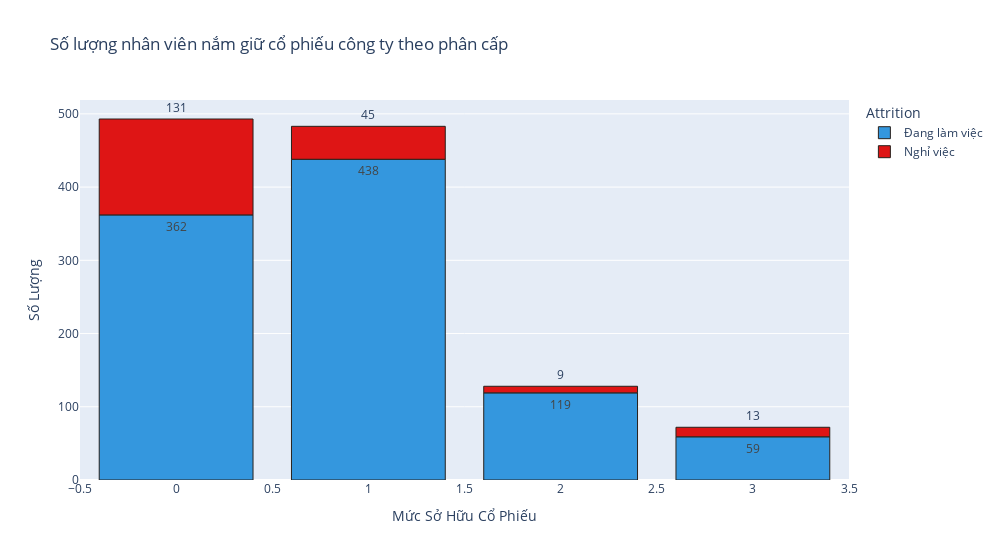

The notebook cell saved with this chart:
### Markdown cell above
Dựa vào các biểu đồ trên ta thấy:
- Phòng có tỉ lệ nghỉ việc nhiều nhất là phòng Kinh danh chiểm 20,6% trong tổng số 446 nhân viên.
- Kế tiếp là phòng Nhân sự chiếm 19% trong tổng số 63 nhân viên
- Và cuối cùng là phòng Nghiên cứu và Phát triển chiếm 13,8%  trong tổng số 961 nhân viên

### Code cell
stock_att=df.groupby(['StockOptionLevel','Attrition']).apply(lambda x:x['DailyRate'].count()).reset_index(name='Counts').replace({'No': 'Đang làm việc', 'Yes': 'Nghỉ việc'})
fig = px.bar(stock_att, x='StockOptionLevel', y='Counts', color='Attrition',
             title='Số lượng nhân viên nắm giữ cổ phiếu công ty theo phân cấp',
             width=1000,
             color_discrete_map={'Đang làm việc': '#3497DE', 'Nghỉ việc': "#DE1515"})

fig.update_layout(
    xaxis_title="Mức Sở Hữu Cổ Phiếu",
    yaxis_title="Số Lượng"
)

fig.update_traces(
    texttemplate='%{y:,.0f}',
    textposition='outside',
    marker_line=dict(width=1, color='#28221D')
)

fig.show()

### Figure 1 — Plotly figure (JSON) as saved in the notebook; plotly's stock layout.template omitted (floating-point values rounded to 4 significant figures)
{"data": [{"alignmentgroup": "True", "hovertemplate": "Attrition=Đang làm việc<br>StockOptionLevel=%{x}<br>Counts=%{y}<extra></extra>", "legendgroup": "Đang làm việc", "marker": {"color": "#3497DE", "line": {"color": "#28221D", "width": 1}, "pattern": {"shape": ""}}, "name": "Đang làm việc", "offsetgroup": "Đang làm việc", "orientation": "v", "showlegend": true, "textposition": "outside", "texttemplate": "%{y:,.0f}", "type": "bar", "x": [0, 1, 2, 3], "xaxis": "x", "y": [362, 438, 119, 59], "yaxis": "y"}, {"alignmentgroup": "True", "hovertemplate": "Attrition=Nghỉ việc<br>StockOptionLevel=%{x}<br>Counts=%{y}<extra></extra>", "legendgroup": "Nghỉ việc", "marker": {"color": "#DE1515", "line": {"color": "#28221D", "width": 1}, "pattern": {"shape": ""}}, "name": "Nghỉ việc", "offsetgroup": "Nghỉ việc", "orientation": "v", "showlegend": true, "textposition": "outside", "texttemplate": "%{y:,.0f}", "type": "bar", "x": [0, 1, 2, 3], "xaxis": "x", "y": [131, 45, 9, 13], "yaxis": "y"}], "layout": {"barmode": "relative", "legend": {"title": {"text": "Attrition"}, "tracegroupgap": 0}, "title": {"text": "Số lượng nhân viên nắm giữ cổ phiếu công ty theo phân cấp"}, "width": 1000, "xaxis": {"anchor": "y", "domain": [0, 1], "title": {"text": "Mức Sở Hữu Cổ Phiếu"}}, "yaxis": {"anchor": "x", "domain": [0, 1], "title": {"text": "Số Lượng"}}}}
